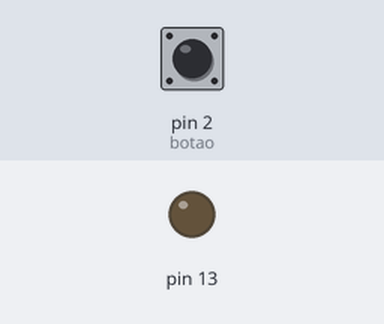
A sketch run on a simulated Arduino Uno, built with avr-gcc and run on an emulated ATmega328P. Parts: output pins drawn as LEDs (lit = HIGH). Inputs (shaded band) come from the test bench; at power-on: pin 2 (botao) HIGH.

Above: at 1.2 s.
1.3 s: pin 2 (botao) pulled LOW for 0.15 s
At 2.3 s:
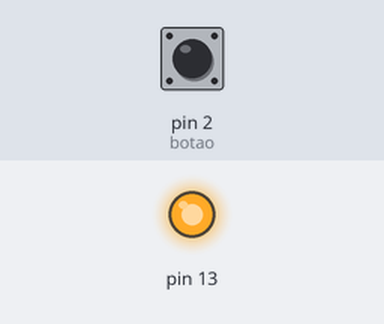
2.9 s: pin 2 (botao) pulled LOW for 1 s
At 4.3 s:
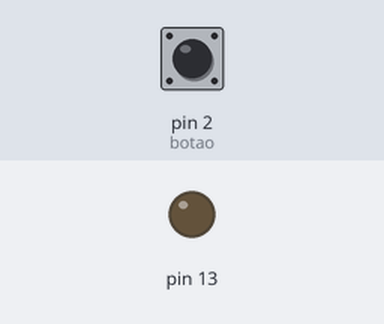
5.4 s: pin 2 (botao) pulled LOW for 3.2 s
At 6.6 s:
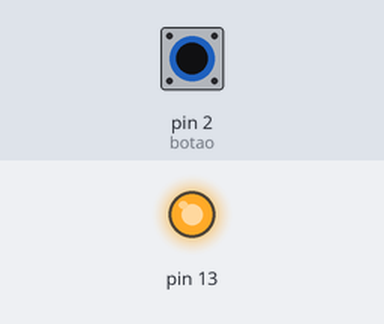
Timing chart, 0 to 10.1 s (numbered marks = the images above; inputs shaded):
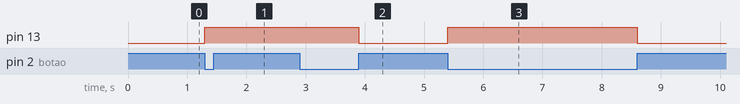

The sketch:

Lab-07-GPIO-and-External-Interrupts-part-2.ino
```cpp
int interrupt_source = 0;
volatile boolean led_state = 0;
int debounce_limit = 200;
int sensitivity = HIGH;
int botao = 2;
unsigned long antes = 0;
unsigned long agora = 0;
void setup() {
  // put your setup code here, to run once:
  attachInterrupt(digitalPinToInterrupt(botao), handler, HIGH);
  pinMode(botao, INPUT);
  pinMode(13, OUTPUT);
  antes = millis();
}

void loop() {
  digitalWrite(13, led_state);

}

void handler(){

  if(debounce()){
   if(digitalRead(botao) == LOW){
      led_state = true;

    }else{
      led_state = false;
    }
  }

}

int debounce(){
   agora = millis();
  if(( agora - antes) > debounce_limit){
    antes = agora;
    return 1;
  }
  else {
    return 0;
  }
}
```

Measured:
- after the input at 1.3 s, pin 13: LOW → HIGH at once
- after the input at 2.9 s, pin 13: HIGH → LOW after 1.0 s
- after the input at 5.4 s, pin 13: LOW → HIGH at once, → LOW 3.2 s later
